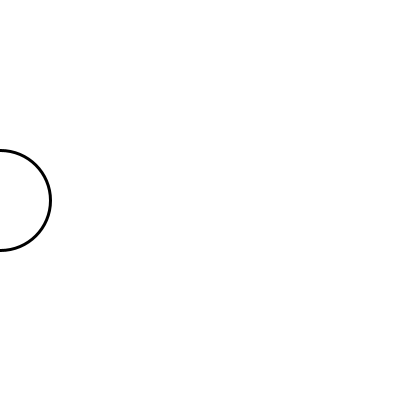
Frame 1 (no input)
Frame 60 (the mouse pressed at the canvas centre just before this capture): blank canvas, image omitted
Frame 120 (the mouse held since frame 60 and released just before this capture): blank canvas, image omitted

The Processing sketch that drew this single still picture (run headless with seeded random() and noise(); from frame 60 on, the mouse is pressed at the canvas centre):

// Processing sketch: unit2checkpointPart2
// ── unit2checkpointPart2.pde
int x;

void setup(){
  size(400,400);
  x=0; //set the starting value
} // --end of setup

void draw(){
  background(255);
  strokeWeight(3);
  ellipse(x,200,100,100);
  x = x - 1;
  if (x<-100){
    x=500;
  }
}
